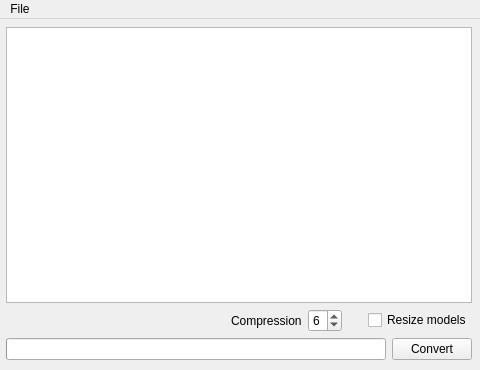
<?xml version="1.0" encoding="UTF-8"?>
<ui version="4.0">
 <class>MainWindow</class>
 <widget class="QMainWindow" name="MainWindow">
  <property name="geometry">
   <rect>
    <x>0</x>
    <y>0</y>
    <width>480</width>
    <height>370</height>
   </rect>
  </property>
  <property name="sizePolicy">
   <sizepolicy hsizetype="Preferred" vsizetype="Preferred">
    <horstretch>0</horstretch>
    <verstretch>0</verstretch>
   </sizepolicy>
  </property>
  <property name="minimumSize">
   <size>
    <width>480</width>
    <height>370</height>
   </size>
  </property>
  <property name="maximumSize">
   <size>
    <width>480</width>
    <height>370</height>
   </size>
  </property>
  <property name="windowTitle">
   <string>Format Converter</string>
  </property>
  <widget class="QWidget" name="centralwidget">
   <widget class="QWidget" name="verticalLayoutWidget">
    <property name="geometry">
     <rect>
      <x>6</x>
      <y>8</y>
      <width>466</width>
      <height>333</height>
     </rect>
    </property>
    <layout class="QVBoxLayout" name="verticalLayout">
     <item>
      <widget class="QListWidget" name="listWidget"/>
     </item>
     <item>
      <layout class="QHBoxLayout" name="horizontalLayout_2">
       <item>
        <spacer name="horizontalSpacer">
         <property name="orientation">
          <enum>Qt::Horizontal</enum>
         </property>
         <property name="sizeHint" stdset="0">
          <size>
           <width>40</width>
           <height>20</height>
          </size>
         </property>
        </spacer>
       </item>
       <item>
        <widget class="QLabel" name="label">
         <property name="text">
          <string>Compression</string>
         </property>
        </widget>
       </item>
       <item>
        <widget class="QSpinBox" name="compressionSpinBox">
         <property name="maximum">
          <number>9</number>
         </property>
         <property name="value">
          <number>6</number>
         </property>
        </widget>
       </item>
       <item>
        <spacer name="horizontalSpacer_3">
         <property name="orientation">
          <enum>Qt::Horizontal</enum>
         </property>
         <property name="sizeType">
          <enum>QSizePolicy::Fixed</enum>
         </property>
         <property name="sizeHint" stdset="0">
          <size>
           <width>20</width>
           <height>20</height>
          </size>
         </property>
        </spacer>
       </item>
       <item>
        <widget class="QCheckBox" name="resizeModelsCheckBox">
         <property name="text">
          <string>Resize models</string>
         </property>
        </widget>
       </item>
      </layout>
     </item>
     <item>
      <layout class="QHBoxLayout" name="horizontalLayout">
       <item>
        <widget class="QProgressBar" name="progressBar">
         <property name="value">
          <number>0</number>
         </property>
         <property name="textVisible">
          <bool>false</bool>
         </property>
         <property name="invertedAppearance">
          <bool>false</bool>
         </property>
        </widget>
       </item>
       <item>
        <widget class="QPushButton" name="convertButton">
         <property name="text">
          <string>Convert</string>
         </property>
        </widget>
       </item>
      </layout>
     </item>
    </layout>
   </widget>
  </widget>
  <widget class="QMenuBar" name="menubar">
   <property name="geometry">
    <rect>
     <x>0</x>
     <y>0</y>
     <width>480</width>
     <height>21</height>
    </rect>
   </property>
   <widget class="QMenu" name="menuFile">
    <property name="title">
     <string>File</string>
    </property>
    <addaction name="actionSelect_files"/>
    <addaction name="actionSelect_directory"/>
    <addaction name="separator"/>
    <addaction name="actionQuit"/>
   </widget>
   <addaction name="menuFile"/>
  </widget>
  <action name="actionQuit">
   <property name="text">
    <string>Quit</string>
   </property>
  </action>
  <action name="actionSelect_files">
   <property name="text">
    <string>Select files...</string>
   </property>
  </action>
  <action name="actionSelect_directory">
   <property name="text">
    <string>Select directory...</string>
   </property>
  </action>
 </widget>
 <resources/>
 <connections>
  <connection>
   <sender>actionQuit</sender>
   <signal>triggered()</signal>
   <receiver>MainWindow</receiver>
   <slot>close()</slot>
   <hints>
    <hint type="sourcelabel">
     <x>-1</x>
     <y>-1</y>
    </hint>
    <hint type="destinationlabel">
     <x>399</x>
     <y>299</y>
    </hint>
   </hints>
  </connection>
 </connections>
</ui>
